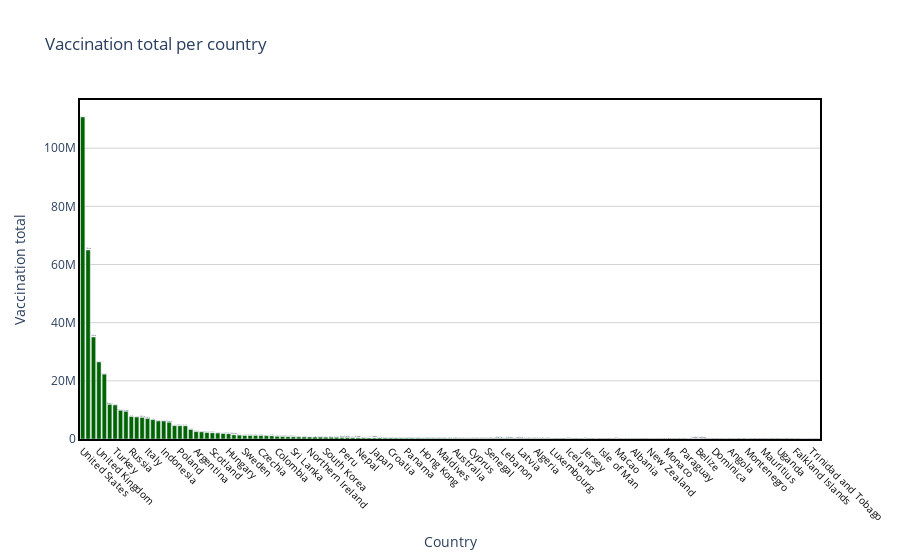

The notebook cell saved with this chart:
### Code cell
draw_trace_bar(country_vaccine, 'Total vaccinations', 'Vaccination total per country', 'Country', 'Vaccination total', "Darkgreen" )

### Figure 1 — Plotly figure (JSON) as saved in the notebook; plotly's stock layout.template omitted (floating-point values rounded to 4 significant figures; data arrays with more than 128 entries replaced by an {"elided": "..."} marker saying what was removed)
{"data": [{"marker": {"color": "Darkgreen"}, "text": {"elided": "137 str values"}, "type": "bar", "x": {"elided": "137 str values"}, "y": {"elided": "137 int values"}}], "layout": {"hovermode": "closest", "paper_bgcolor": "rgba(0, 0, 0, 0)", "plot_bgcolor": "rgba(0, 0, 0, 0)", "title": {"text": "Vaccination total per country"}, "xaxis": {"linecolor": "black", "linewidth": 2, "mirror": true, "showline": true, "showticklabels": true, "tickangle": 45, "tickfont": {"color": "black", "size": 10}, "title": {"text": "Country"}, "zeroline": true, "zerolinecolor": "grey", "zerolinewidth": 1}, "yaxis": {"gridcolor": "lightgrey", "linecolor": "black", "linewidth": 2, "mirror": true, "showline": true, "title": {"text": "Vaccination total"}, "zeroline": true, "zerolinecolor": "grey", "zerolinewidth": 1}}}
